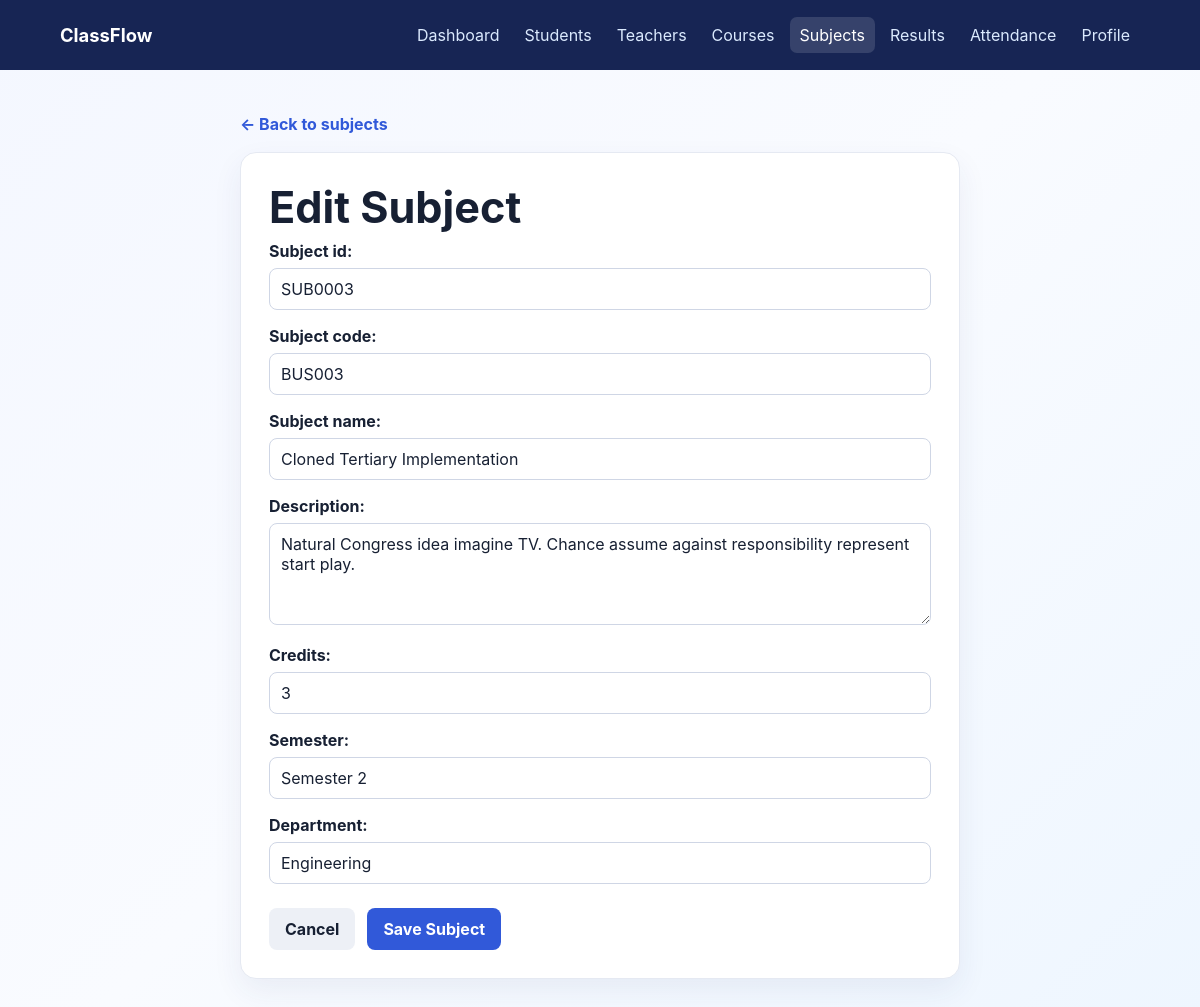
/subjects/3/edit/, run on the app's committed database.
### subjects/models.py (models this page shows, shortened)
class Subject(models.Model):
    subject_id = models.CharField(max_length=20, unique=True)
    subject_code = models.CharField(max_length=20, unique=True)
    subject_name = models.CharField(max_length=100)
    description = models.TextField(blank=True, null=True)
    credits = models.PositiveIntegerField(default=3)
    semester = models.CharField(max_length=20)
    department = models.CharField(max_length=100)

### subjects/views.py (the view)
class SubjectUpdateView(UpdateView):
    model = Subject
    form_class = SubjectForm
    template_name = 'subjects/subject_form.html'
    success_url = reverse_lazy('subject_list')

### subjects/form.py
class SubjectForm(forms.ModelForm):
    class Meta:
        model = Subject
        fields = [
            'subject_id',
            'subject_code',
            'subject_name',
            'description',
            'credits',
            'semester',
            'department',
        ]
        widgets = {
            'description': forms.Textarea(attrs={
                'rows': 4
            }),
        }

### subjects/templates/subjects/subject_form.html
{% extends "base.html" %} {% block title %}Subject Form{% endblock %} {% block content %}
<main class="container narrow">
  <a class="back" href="{% url 'subject_list' %}">← Back to subjects</a>
  <section class="card">
    <h1>{% if object %}Edit Subject{% else %}Add Subject{% endif %}</h1>
    <form method="post">
      {% csrf_token %}{{ form.as_p }}
      <div class="actions">
        <a class="button secondary" href="{% url 'subject_list' %}">Cancel</a
        ><button type="submit">Save Subject</button>
      </div>
    </form>
  </section>
</main>
{% endblock %}

### dashboard/templates/base.html (style rules this page uses)
:root { --ink: #172033; --muted: #68738a; --primary: #3159d9; --dark: #172554; --surface: #fff; --line: #e5e9f2; --danger: #c9344c; }
* { box-sizing: border-box; }
body { min-height: 100vh; margin: 0; color: var(--ink); font-family: Inter, "Segoe UI", Arial, sans-serif; background: linear-gradient(135deg, #f4f7ff, #f9fbff 50%, #eef6ff); }
.container { width: min(1120px, 90%); margin: 44px auto; }
.narrow { width: min(720px, 90%); }
h1 { margin: 0 0 8px; font-size: clamp(2rem, 4vw, 2.7rem); }
.card, .panel, .content-card { padding: 28px; background: var(--surface); border: 1px solid var(--line); border-radius: 16px; box-shadow: 0 12px 30px #283b6e12; }
.button, button { display: inline-flex; align-items: center; justify-content: center; min-height: 42px; padding: 10px 16px; border: 0; border-radius: 8px; color: #fff; background: var(--primary); cursor: pointer; font: inherit; font-weight: 700; text-decoration: none; }
.secondary { color: var(--ink); background: #edf0f6; }
.actions, .form-actions { display: flex; gap: 12px; flex-wrap: wrap; margin-top: 24px; }
.back, .back-link { display: inline-block; margin-bottom: 18px; color: var(--primary); font-weight: 650; text-decoration: none; }
form p { margin: 0 0 16px; }
label { display: block; margin-bottom: 7px; font-weight: 700; }
input, select, textarea { width: 100%; padding: 10px 11px; border: 1px solid #cfd6e5; border-radius: 8px; color: var(--ink); font: inherit; }

### data on the page
Subject: subject_id "SUB0003", subject_code "BUS003", subject_name "Cloned Tertiary Implementation", description "Natural Congress idea imagine TV. Chance assume against responsibility represent start play.", credits "3", semester "Semester 2", department "Engineering"
